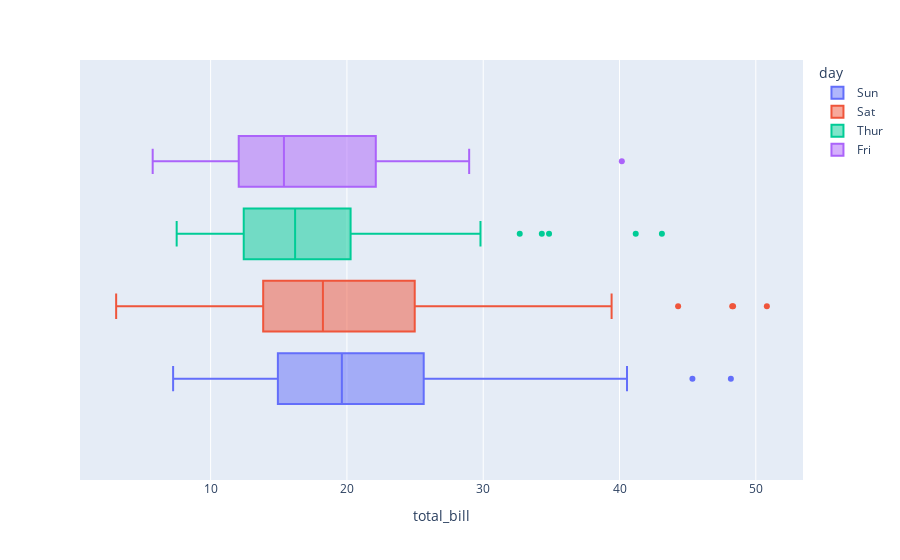

The notebook cell saved with this chart:
### Code cell
px.box(tips, 'total_bill', color='day')

### Figure 1 — Plotly figure (JSON) as saved in the notebook; plotly's stock layout.template omitted (floating-point values rounded to 4 significant figures)
{"data": [{"alignmentgroup": "True", "hovertemplate": "day=Sun<br>total_bill=%{x}<extra></extra>", "legendgroup": "Sun", "marker": {"color": "#636efa"}, "name": "Sun", "notched": false, "offsetgroup": "Sun", "orientation": "h", "showlegend": true, "type": "box", "x": [48.17, 45.35, 40.55, 38.07, 34.63, 34.65, 35.26, 32.9, 34.81, 31.85, 30.46, 31.71, 28.55, 32.4, 29.93, 30.4, 29.85, 26.88, 24.55, 25.71, 23.95, 25, 25.56, 24.52, 24.59, 25.29, 23.68, 23.1, 20.76, 21.5, 19.77, 23.33, 21.58, 21.01, 20.9, 22.23, 23.17, 19.49, 16.99, 17.89, 20.69, 18.43, 18.29, 18.04, 17.46, 18.15, 17.26, 17.51, 16.49, 16.21, 15.69, 15.42, 17.31, 16.97, 15.04, 16.82, 16.29, 14.48, 14.83, 13.81, 14.07, 14.78, 13.13, 13.94, 13.39, 12.66, 12.54, 10.34, 10.33, 10.27, 9.94, 9.68, 10.29, 8.77, 9.6, 7.25], "x0": " ", "xaxis": "x", "y0": " ", "yaxis": "y"}, {"alignmentgroup": "True", "hovertemplate": "day=Sat<br>total_bill=%{x}<extra></extra>", "legendgroup": "Sat", "marker": {"color": "#EF553B"}, "name": "Sat", "notched": false, "offsetgroup": "Sat", "orientation": "h", "showlegend": true, "type": "box", "x": [44.3, 48.27, 50.81, 48.33, 38.73, 38.01, 39.42, 32.83, 35.83, 30.06, 30.14, 31.27, 27.18, 28.15, 26.41, 26.86, 26.59, 29.03, 24.27, 24.01, 28.17, 25.21, 25.89, 22.67, 24.06, 25.28, 22.12, 22.42, 20.69, 20.23, 20.29, 20.45, 21.7, 20.65, 20.29, 20.08, 20.92, 19.65, 19.82, 20.49, 18.69, 17.82, 18.35, 17.81, 17.59, 17.92, 18.29, 17.78, 18.24, 16.31, 17.07, 16.45, 16.93, 17.92, 16.04, 15.36, 15.77, 15.01, 15.69, 15.81, 14.73, 15.53, 15.06, 13.81, 12.9, 12.6, 13.37, 14, 13.27, 12.69, 13.28, 12.76, 14.31, 11.59, 12.02, 11.24, 10.77, 10.51, 11.02, 10.59, 10.07, 10.63, 11.61, 9.55, 7.74, 7.25, 3.07], "x0": " ", "xaxis": "x", "y0": " ", "yaxis": "y"}, {"alignmentgroup": "True", "hovertemplate": "day=Thur<br>total_bill=%{x}<extra></extra>", "legendgroup": "Thur", "marker": {"color": "#00cc96"}, "name": "Thur", "notched": false, "offsetgroup": "Thur", "orientation": "h", "showlegend": true, "type": "box", "x": [43.11, 41.19, 34.83, 32.68, 34.3, 28.44, 29.8, 27.2, 27.05, 24.08, 22.82, 22.76, 24.71, 21.16, 19.08, 20.27, 18.64, 20.53, 19.44, 18.78, 19.81, 18.26, 18.71, 17.29, 18.28, 16.43, 16, 17.47, 15.98, 15.95, 16.4, 15.48, 16.66, 16.47, 16.58, 14.52, 14.15, 14.26, 13.42, 13.51, 13.03, 13, 13, 12.74, 12.43, 13.16, 12.26, 11.87, 12.48, 11.17, 11.38, 11.69, 10.65, 10.34, 10.33, 10.07, 9.78, 8.51, 8.52, 8.35, 7.56, 7.51], "x0": " ", "xaxis": "x", "y0": " ", "yaxis": "y"}, {"alignmentgroup": "True", "hovertemplate": "day=Fri<br>total_bill=%{x}<extra></extra>", "legendgroup": "Fri", "marker": {"color": "#ab63fa"}, "name": "Fri", "notched": false, "offsetgroup": "Fri", "orientation": "h", "showlegend": true, "type": "box", "x": [40.17, 28.97, 27.28, 22.75, 22.49, 21.01, 16.27, 15.98, 15.38, 16.32, 13.42, 12.46, 12.03, 12.16, 13.42, 11.35, 10.09, 8.58, 5.75], "x0": " ", "xaxis": "x", "y0": " ", "yaxis": "y"}], "layout": {"boxmode": "group", "legend": {"title": {"text": "day"}, "tracegroupgap": 0}, "margin": {"t": 60}, "xaxis": {"anchor": "y", "domain": [0, 1], "title": {"text": "total_bill"}}, "yaxis": {"anchor": "x", "domain": [0, 1]}}}
